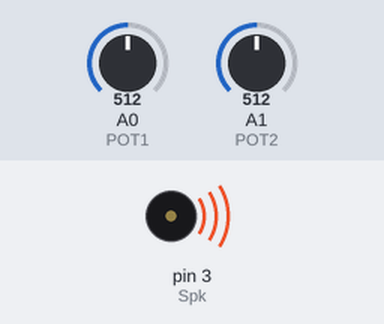
The sketch below on a simulated Arduino Uno, built with avr-gcc and run on an emulated ATmega328P. Parts: buzzer (waves = sounding). Inputs (shaded band) come from the test bench; at power-on: A0 (POT1) = 512, A1 (POT2) = 512.

Above: at 0.1 s.
Timing chart, 0 to 1.6 s (numbered marks = the images above):
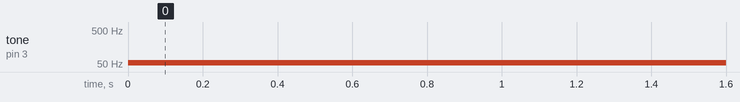

Measured:
- by itself, tone on pin 3 (Spk): silent → 55 Hz at 0.00 s

The sketch:

Anaologic_4.3.ino
```cpp
/*************************************************************************
**                                                                      **
**                            Examen Arduino                            **
**                                                                      **
*************************************************************************/

//Primer: Valor del potenciometre
//Segon: Encendre tots els LEDs (8)
//Tercer: Els LEDs han de fer blink, amb funció del A0
//Quart: Cotxe fantastic, (········) de tres amb tres


//*******  Includes  *****************************************************


//*******  Variables  ****************************************************
int Spk= 3;
int POT1= A0;
int POT2= A1;
int ValPot1;
int ValPot2;

//*******  Setup  ********************************************************
void setup(){
   Serial.begin (9600);
   pinMode (Spk, OUTPUT);
   pinMode (POT1, INPUT);
   pinMode (POT1, INPUT);

}


//*******  Loop  *********************************************************
void loop(){

  ValPot1= analogRead (POT1);
  ValPot2= analogRead (POT2);
  ValPot1= map (ValPot1, 0, 1023, 100, 3000);
  ValPot2= map (ValPot2, 0, 1023, 10, 100);
  tone (Spk, ValPot2, ValPot1);

}
```
